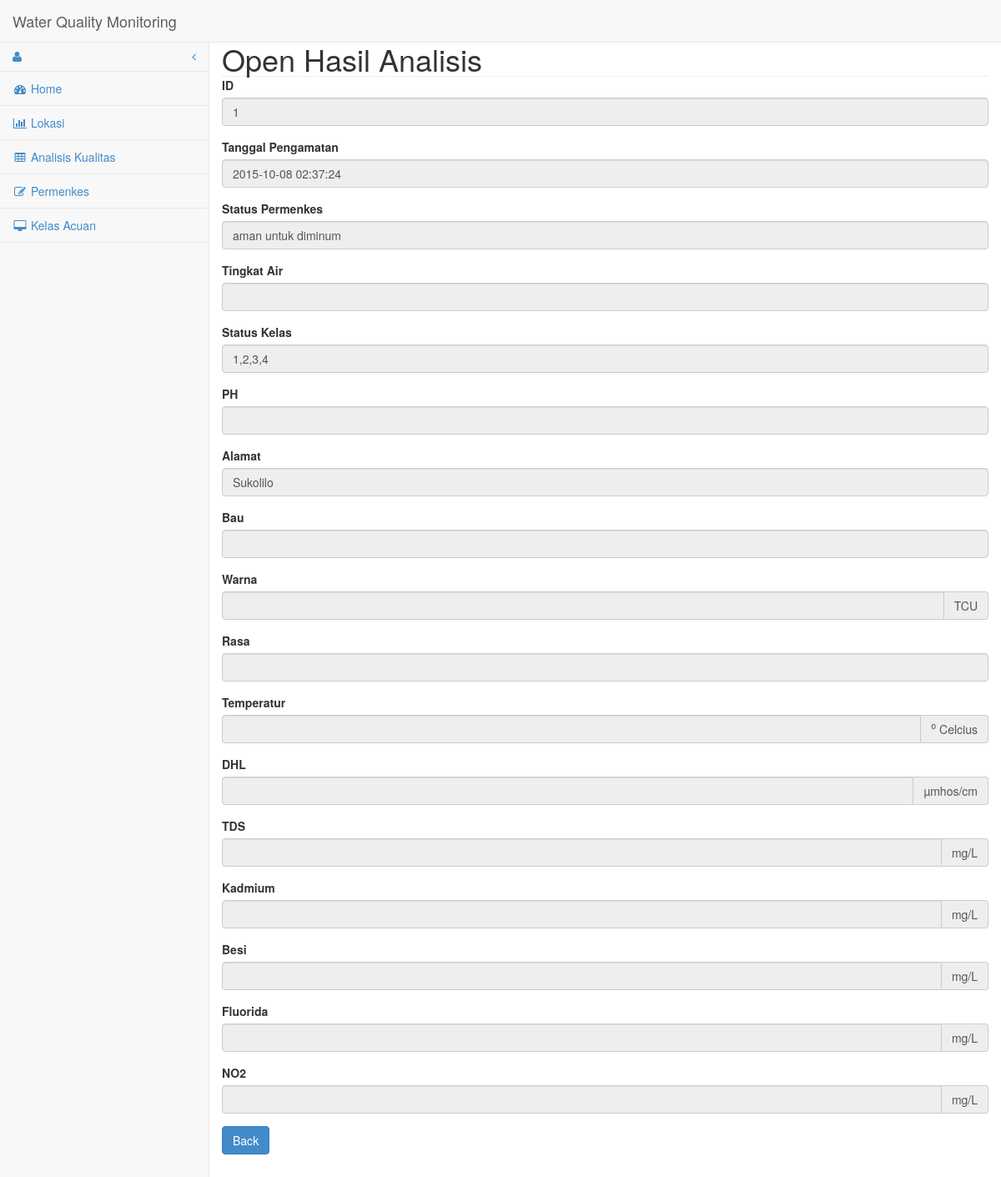
The page /openhistory.php?id=1 on the database its author committed.
### tables this page shows
CREATE TABLE IF NOT EXISTS `analisis_kualitas` (
  `id_analisis` int(6) unsigned NOT NULL,
  `tanggal_pengamatan` timestamp NOT NULL DEFAULT CURRENT_TIMESTAMP ON UPDATE CURRENT_TIMESTAMP,
  `status_permenkes` varchar(100) DEFAULT NULL,
  `id` int(6) DEFAULT NULL,
  `status_kelas` varchar(50) DEFAULT NULL,
  `temperatur` float DEFAULT NULL,
  `ph` float DEFAULT NULL,
  `tds` float DEFAULT NULL,
  `cadmium` float DEFAULT NULL,
  `dhl` float DEFAULT NULL,
  `bau` varchar(30) DEFAULT NULL,
  `warna` float DEFAULT NULL,
  `rasa` varchar(30) DEFAULT NULL,
  `besi` float DEFAULT NULL,
  `no2` float DEFAULT NULL,
  `fluorida` float DEFAULT NULL
);

CREATE TABLE IF NOT EXISTS `lokasi` (
  `id` int(6) unsigned NOT NULL,
  `latitude` float DEFAULT NULL,
  `longitude` float DEFAULT NULL,
  `alamat` varchar(100) DEFAULT NULL,
  `nama` varchar(30) DEFAULT NULL,
  `status` varchar(30) DEFAULT NULL
);

### openhistory.php (the view, shortened to what this page needs)
<?php require ('qs_connection.php');
$idr=$_GET["id"];
?>
<html xmlns="http://www.w3.org/1999/xhtml" >
<!DOCTYPE html>
<html lang="en">
<head>
    <link href="css/bootstrap.min.css" rel="stylesheet">
    <link href="css/sb-admin-2.css" rel="stylesheet">
    <link href="css/plugins/morris.css" rel="stylesheet">
    <link href="font-awesome/css/font-awesome.min.css" rel="stylesheet" type="text/css">
</head>
<body>
    <div id="wrapper">
        <nav class="navbar navbar-default navbar-static-top" role="navigation" style="margin-bottom: 0">
            <div class="navbar-header">
                <a class="navbar-brand" href="home.php">Water Quality Monitoring</a>
            </div>
            <div class="navbar-default sidebar" role="navigation">
                <div class="sidebar-nav navbar-collapse">
                    <ul class="nav" id="side-menu">
                    <li class="dropdown">
                        <a href="#" class="dropdown-toggle" data-toggle="dropdown"><i class="fa fa-user"></i> <?php echo $_SESSION["user"]; ?> <span class="fa arrow"></span></a>
                    </li>
                    <li>
                        <a href="home.php"><i class="fa fa-fw fa-dashboard"></i> Home</a>
                    </li>
                    <li>
                        <a href="lokasi.php"><i class="fa fa-fw fa-bar-chart-o"></i> Lokasi</a>
                    </li>
                    <li   class="active">
                        <a href="analisis_kualitas.php"><i class="fa fa-fw fa-table"></i> Analisis Kualitas</a>
                    </li>
                    <li>
                        <a href="permenkes.php"><i class="fa fa-fw fa-edit"></i> Permenkes</a>
                    </li>
                    <li>
                        <a href="kelasacuan.php"><i class="fa fa-fw fa-desktop"></i> Kelas Acuan</a>
                    </li>
                </ul>
            </div>
        </div>
        </nav>
        <div id="page-wrapper" style="padding:0">
            <div class="container-fluid">
                <div class="row">
                    <div class="col-lg-12">
                        <h1 class="page-header" style="margin:0; padding:0">
                            Open Hasil Analisis
                        </h1>
                    </div>
                </div>
				<?php
					$resultx = mysql_query("SELECT * FROM analisis_kualitas a, lokasi l WHERE a.id=l.id AND id_analisis = '$idr' ");
						$row = mysql_fetch_array($resultx);
											$idl = $row['id'];
											$nama = $row['tanggal_pengamatan'];
											$isi = $row['status_permenkes'];
											$statuskelas = $row['status_kelas'];
											$alamat = $row['alamat'];
											$bau = $row['bau'];
											$warna = $row['warna'];
											$rasa = $row['rasa'];
											$temperatur = $row['temperatur'];
											$dhl = $row['dhl'];
											$ph = $row['ph'];
											$tds = $row['tds'];
											$cadmium = $row['cadmium'];
											$besi = $row['besi'];
											$fluorida = $row['fluorida'];
											$no2= $row['no2'];
											$tingkat_air=$row['tingkat_air'];
				?>
                <div class="row">
                    <div class="col-lg-12">
                        <form action="openhistory.php" method="post">
							<div class="form-group">
                                    <label for="disabledSelect">ID</label>
                                    <input class="form-control" type="text" value="<?php echo $_GET["id"];?>" name="id" readonly="readonly">
                             </div>
							 <div class="form-group">
                                <label>Tanggal Pengamatan</label>
                                <input class="form-control" value="<?php echo $nama; ;?>" name="tanggal" readonly="readonly"s>
                            </div>
							 <div class="form-group">
                                <label>Status Permenkes</label>
                                <input class="form-control" value="<?php echo $isi; ;?>" name="statuspermenkes" readonly="readonly">
                            </div>
							<div class="form-group">
                                <label>Tingkat Air</label>
                                <input class="form-control" value="<?php echo $tingkat_air; ;?>" name="tingkat_air" readonly="readonly">
                            </div>
                            <div class="form-group">
                                <label>Status Kelas</label>
                                <input class="form-control" value="<?php echo $statuskelas; ;?>" name="statuskelas" readonly="readonly">
                            </div>
							<div class="form-group">
                                <label>PH</label>
                                <input class="form-control" value="<?php echo $ph; ;?>" name="ph" readonly="readonly">
                            </div>
							<div class="form-group">
                                <label>Alamat</label>
                                <input class="form-control" value="<?php echo $alamat; ;?>" name="alamat" readonly="readonly">
                            </div>
							<div class="form-group">
                                <label>Bau</label>
                                <input class="form-control" value="<?php echo $bau; ;?>" name="bau" readonly="readonly">
                            </div>
                            <label>Warna</label>
							<div class="form-group input-group">
                                <input class="form-control" value="<?php echo $warna; ;?>" name="warna" readonly="readonly">
                                <span class="input-group-addon">TCU</span>
                            </div>
							<div class="form-group">
                                <label>Rasa</label>
                                <input class="form-control" value="<?php echo $rasa; ;?>" name="rasa" readonly="readonly">
                            </div>
                            <label>Temperatur</label>
							<div class="form-group input-group">
                                <input class="form-control" value="<?php echo $temperatur; ;?>" name="temperatur" readonly="readonly">
                                <span class="input-group-addon"><sup>o</sup> Celcius</span>
                            </div>
                            <label>DHL</label>
							<div class="form-group input-group">
                                <input class="form-control" value="<?php echo $dhl; ;?>" name="dhl" readonly="readonly">
                                <span class="input-group-addon">µmhos/cm</span>
                            </div>
                            <label>TDS</label>
							<div class="form-group input-group">
                                <input class="form-control" value="<?php echo $tds; ;?>" name="tds" readonly="readonly">
                                <span class="input-group-addon">mg/L</span>
                            </div>
                            <label>Kadmium</label>
							<div class="form-group input-group">
                                <input class="form-control" value="<?php echo $cadmium; ;?>" name="cadmium" readonly="readonly">
                                <span class="input-group-addon">mg/L</span>
                            </div>
                            <label>Besi</label>
							<div class="form-group input-group">
                                <input class="form-control" value="<?php echo $besi; ;?>" name="besi" readonly="readonly">
                                <span class="input-group-addon">mg/L</span>
                            </div>
                            <label>Fluorida</label>
							<div class="form-group input-group">
                                <input class="form-control" value="<?php echo $fluorida; ;?>" name="fluorida" readonly="readonly">
                                <span class="input-group-addon">mg/L</span>
                            </div>
                            <label>NO2</label>
							<div class="form-group input-group">
                                <input class="form-control" value="<?php echo $no2; ;?>" name="no2" readonly="readonly">
                                <span class="input-group-addon">mg/L</span>
                            </div>
                            <a href="history.php?id=<?php echo $idl; ;?>" class="btn btn-primary" role="button">Back</a><br><br>
                        </form>
                    </div>
                </div>
            </div>
        </div>
    </div>
</body>
</html>

### css/sb-admin-2.css (style rules this page uses)
body { background-color: #f8f8f8; }
#wrapper { width: 100%; }
#page-wrapper { padding: 0 15px; min-height: 568px; background-color: #fff; }
@media (min-width:768px) { #page-wrapper { position: inherit; margin: 0 0 0 250px; padding: 0 30px; border-left: 1px solid #e7e7e7; } }
.sidebar .sidebar-nav.navbar-collapse { padding-right: 0; padding-left: 0; }
.sidebar ul li { border-bottom: 1px solid #e7e7e7; }
.sidebar .arrow { float: right; }
.sidebar .fa.arrow:before { content: "\f104"; }
@media (min-width:768px) { .sidebar { z-index: 1; position: absolute; width: 250px; margin-top: 51px; } }

### rows shown on the page
analisis_kualitas: tanggal "2015-10-08 02:37:24", statuspermenkes "aman untuk diminum", statuskelas "1,2,3,4", alamat "Sukolilo"
